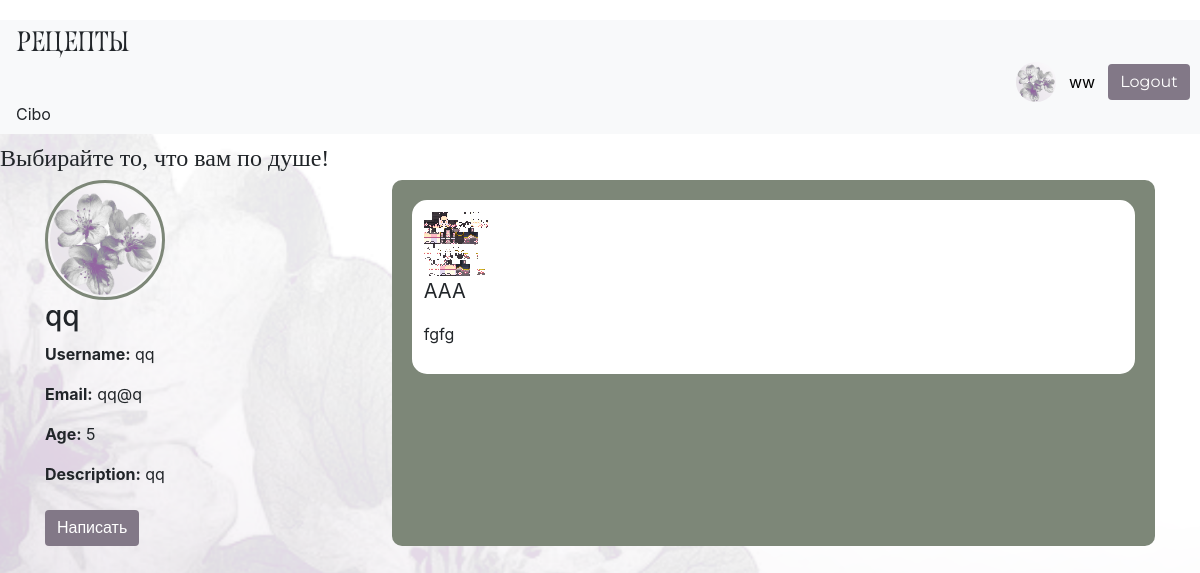
The page /profile/2 (signed in) on the database its author committed.
### data/user.py (models this page shows, shortened)
class User(SqlAlchemyBase, UserMixin):
    __tablename__ = 'users'
    id = sa.Column(sa.Integer, primary_key=True, autoincrement=True)
    email = sa.Column(sa.String, index=True, unique=True, nullable=False)
    username = sa.Column(sa.String, nullable=True)
    name = sa.Column(sa.String, nullable=True)
    age = sa.Column(sa.Integer, nullable=True)
    description = sa.Column(sa.String, nullable=True)
    hashed_password = sa.Column(sa.String, nullable=True)
    avatar = sa.Column(sa.String, nullable=True)
    subscribers = sa.Column(sa.Integer, default=0)
    recipes = relationship("Recipe", back_populates="user")

### data/recipes.py (models this page shows)
class Recipe(SqlAlchemyBase):
    __tablename__ = 'recipes'
    id = sa.Column(sa.Integer, primary_key=True, autoincrement=True)
    user_id = sa.Column(sa.Integer, sa.ForeignKey('users.id'))
    title = sa.Column(sa.String, nullable=True)
    text = sa.Column(sa.String, nullable=True)
    image = sa.Column(sa.String, nullable=True)
    category = sa.Column(sa.String, nullable=True)
    cuisine = sa.Column(sa.String, nullable=True)
    complexity = sa.Column(sa.Integer, nullable=True)
    ingredients = sa.Column(sa.String, nullable=False)
    cooking_time = sa.Column(sa.Integer, nullable=True)
    type = sa.Column(sa.String, nullable=True)
    likes = sa.Column(sa.Integer, default=0)
    views = sa.Column(sa.Integer, default=0)
    user = relationship("User", back_populates="recipes")

### main.py (the view)
@app.route('/profile/<int:user_id>')
def profile(user_id):
    session = create_session()
    user = session.get(User, user_id)
    if not user:
        return "Пользователь не найден"
    recipes = session.query(Recipe).filter(Recipe.user_id == user.id).all()
    return render_template("profile.html", user=user, recipes=recipes)

### data/db_session.py (called while the page is built)
def create_session() -> Session:
    global __factory
    return __factory()

### main.py (called while the page is built)
@login_manager.user_loader
def load_user(user_id):
    session = create_session()
    return session.get(User, user_id)

### templates/profile.html (shortened to what this page needs)
{% extends "base.html" %}
{% block content %}
<div class="profile-container">
    <div class="profile-left">
        <img src="{{ url_for('static', filename=user.avatar or 'img/base_av.png') }}"
             class="profile-avatar">
        <h3>{{ user.name }}</h3>
        <p><b>Username:</b> {{ user.username }}</p>
        <p><b>Email:</b> {{ user.email }}</p>
        <p><b>Age:</b> {{ user.age }}</p>
        <p><b>Description:</b> {{ user.description }}</p>
        {% if current_user.is_authenticated and current_user.id == user.id %}
            <a href="/edit_profile" class="btn btn-custom-green mt-2">
                Редактировать
            </a>
            <a href="/chats" class="btn btn-custom-purple mt-2">Чаты</a>
        {% else %}
            <a href="/chat/{{ user.id }}" class="btn btn-custom-purple mt-2">
                Написать
            </a>
        {% endif %}
    </div>
    <div class="profile-right">
        {% if recipes %}
            {% for recipe in recipes %}
                <div class="recipe-card">
                    {% if recipe.image %}
                        <img src="{{ url_for('static', filename=recipe.image) }}">
                    {% endif %}
                    <p style="font-size: 20px;">{{ recipe.title }}</p>
                    <p>{{ recipe.text }}</p>
                </div>
            {% endfor %}
        {% else %}
            <div class="no-recipes">
                {{ user.name }} пока не опубликовал(а) ни одного рецепта
            </div>
        {% endif %}
    </div>
</div>
{% endblock %}

### templates/base.html (shortened to what this page needs)
<!DOCTYPE html>
<html lang="en">
<head>
    <link rel="stylesheet"
          href="https://stackpath.bootstrapcdn.com/bootstrap/4.4.1/css/bootstrap.min.css"
>
    <link rel="stylesheet" href="{{ url_for('static', filename='css/style.css') }}">
</head>
<body>
<header>
    <nav class="navbar navbar-light bg-light d-flex justify-content-between">
        <h3 class="mb-0 logo-text">Рецепты</h3>
        <div class="d-flex align-items-center">
            {% if current_user.is_authenticated %}
                 <a href="/profile/{{ current_user.id }}" class="d-flex align-items-center user-link">
                     <img src="{{ url_for('static', filename=current_user.avatar or 'img/base_av.png') }}"
                          style="width:40px; height:40px; border-radius:50%; object-fit:cover; margin-right:8px;">
                     <span class="mr-2">
                         {{ current_user.name }}
                     </span>
                 </a>
                 <a href="/logout" class="btn btn-custom-purple">Logout</a>
            {% else %}
                 <a href="/register" class="btn btn-custom-green">Register</a>
                 <a href="/login" class="btn btn-custom-purple">Sign in</a>
            {% endif %}
        </div>
        <span class="mr-3">Cibo</span>
    </nav>
    <h4 class="header h4">Выбирайте то, что вам по душе!</h4>
</header>
<main role="main" class="container">
    {% block content %}{% endblock %}
</main>
</body>
</html>

### static/css/style.css (style rules this page uses)
body { background-image: url('/static/img/fon.png'); background-size: cover; background-repeat: no-repeat; background-position: center; background-attachment: fixed; padding-top: 20px; }
.btn-custom-purple { background-color: #827887; color: white; border: none; font-family: 'Montserrat', sans-serif; }
.logo-text { font-family: 'Roshcha', serif !important; }
header h4 { font-family: 'Playfair Display', serif; font-size: 22px; margin-top: 10px; }
.navbar .d-flex.align-items-center { margin-left: 500px; gap: 5px; }
.profile-container { display: flex; gap: 20px; }
.profile-left { width: 30%; }
.profile-avatar { width: 120px; height: 120px; border-radius: 50%; object-fit: cover; border: 3px solid #7d8778; padding: 2px; }
.profile-right { width: 70%; background-color: #7d8778; padding: 20px; border-radius: 10px; }
.user-link { text-decoration: none; color: black; }
.recipe-card { background: white; border-radius: 15px; padding: 10px; margin-bottom: 10px; border: 2px solid white; }
.recipe-card { background: white; border-radius: 15px; padding: 10px; }

### rows shown on the page
User: name "ww"
User: name "qq", username "qq", email "qq@q", age "5", description "qq"
Recipe: image (picture), title "AAA", text "fgfg"
